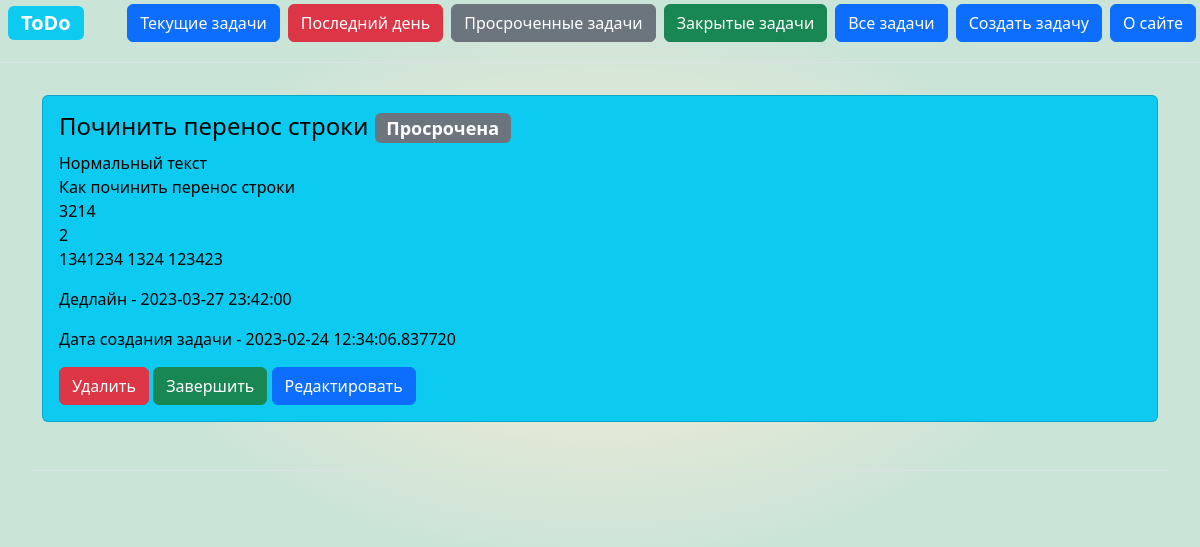
Page /tasks/2 (signed in) on the committed database.
### task/models.py (models this page shows, shortened)
class Task(db.Model):
    id = db.Column(db.Integer, primary_key=True)
    title = db.Column(db.String(100), nullable=False)
    text = db.Column(db.Text, nullable=False)
    status = db.Column(db.Integer, default=0) #статус задачи: 0 - в работе, 1 - исполнена
    deadline = db.Column(db.DateTime, nullable=False)
    date = db.Column(db.DateTime, default=datetime.utcnow)
    def get_status(self):
        if self.deadline < datetime.now() and self.status != 1:
            return 2 #статус 2 - просрочена
        elif (self.deadline - datetime.now()).days < 1 and self.status != 1:
            return 3 #статус 3 - срочно (меньше суток)
        else:
            return self.status
    def get_text(self):
        text = self.text.replace('\n', '<br>')
        return text

### task/routes.py (the view)
@app.route('/tasks/<int:id>')
@login_required
def task_detail(id):
    task = Task.query.get(id)
    return render_template("task_detail.html", task=task)

### task/models.py (called while the page is built)
    @manager.user_loader
    def load_user(user_id):
        return User.query.get(user_id)

### task/templates/task_detail.html (shortened to what this page needs)
{% extends 'base.html' %}
{% block body%}
        <div class="card-group pt-2">
            <div class="card text-black bg-info" >
               <div class="card-body" bis_skin_checked="1">
                   <h4 class="card-title">{{ task.title }}
                       {% if task.get_status() == 0 %}
                        <span class="badge bg-warning text-wrap">В работе</span>
                        {% elif task.get_status() == 1 %}
                        <span class="badge bg-success text-wrap">Исполнена</span>
                        {% elif task.get_status() == 2 %}
                        <span class="badge bg-secondary text-wrap">Просрочена</span>
                        {% elif task.get_status() == 3 %}
                        <span class="badge bg-warning text-wrap">В работе</span>
                        <span class="badge bg-danger text-wrap">Срочно</span>
                    {% endif %}
                   </h4>
                   <p class="card-text">{{ task.get_text()|safe }}</p>
                   <p class="card-text">Дедлайн - {{ task.deadline }}</p>
                   <p class="card-text">Дата создания задачи - <date>{{ task.date }}</date></p>
                   <a href="/tasks/{{ task.id }}/delete" class="btn btn-danger">Удалить</a>
                {% if task.get_status() == 1 %}
                    <a href="/tasks/{{ task.id }}/change_status_0" class="btn btn-warning">Вернуть в работу</a>
                {% elif task.get_status() == 0 or task.get_status() == 2 or task.get_status() == 3%}
                    <a href="/tasks/{{ task.id }}/change_status_1" class="btn btn-success">Завершить</a>
                {% endif %}
                    <a href="/tasks/{{ task.id }}/update" class="btn btn-primary">Редактировать</a>
               </div>
            </div>
        </div>
{% endblock %}

### task/static/css/main.css (style rules this page uses)
body { background: radial-gradient(40% 50%, #FAECD5, #CAE4D8); }

### rows in the picture
Task: title "Починить перенос строки", get_text "Нормальный текст Как починить перенос строки 3214 2 1341234 1324 123423", deadline "2023-03-27 23:42:00", date "2023-02-24 12:34:06.837720"
